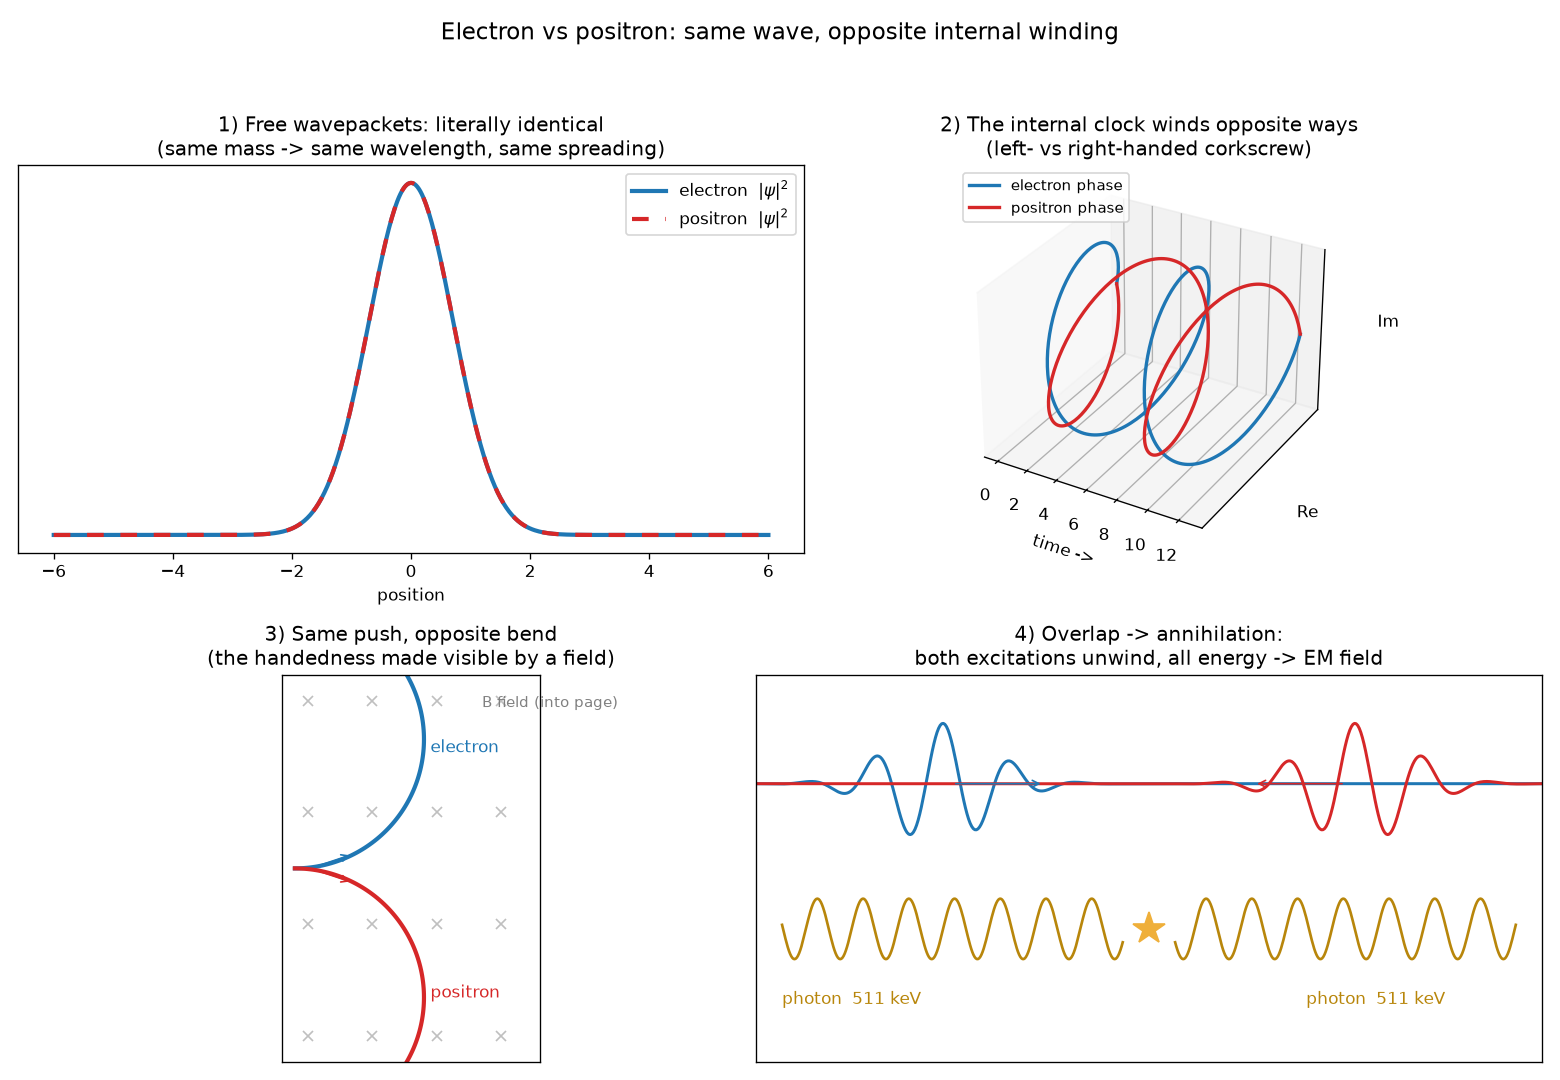

The Python source for this figure:
"""
Electron vs positron, as waves:
 1) free wavepacket |psi|^2  -> identical shapes (same mass -> same spreading)
 2) the internal phase 'corkscrew' -> opposite handedness (the real difference)
 3) in a magnetic field -> opposite curving (how the handedness becomes visible)
 4) annihilation -> overlapping opposite waves dump all energy into the EM field
"""
import numpy as np
import matplotlib
matplotlib.use("Agg")
import matplotlib.pyplot as plt

fig = plt.figure(figsize=(13, 9))

# --- 1) identical packets ---
ax1 = fig.add_subplot(2, 2, 1)
x = np.linspace(-6, 6, 500)
p = np.exp(-x**2/2)
ax1.plot(x, p**2, color="tab:blue", lw=2.5, label="electron  $|\\psi|^2$")
ax1.plot(x, p**2, color="tab:red", lw=2.5, ls=(0, (4, 4)), label="positron  $|\\psi|^2$")
ax1.set_title("1) Free wavepackets: literally identical\n(same mass -> same wavelength, same spreading)")
ax1.set_xlabel("position"); ax1.set_yticks([]); ax1.legend()

# --- 2) opposite phase corkscrews ---
ax2 = fig.add_subplot(2, 2, 2, projection="3d")
t = np.linspace(0, 4*np.pi, 300)
ax2.plot(t, np.cos(t),  np.sin(t), color="tab:blue", lw=2, label="electron phase")
ax2.plot(t, np.cos(t), -np.sin(t), color="tab:red", lw=2, label="positron phase")
ax2.set_title("2) The internal clock winds opposite ways\n(left- vs right-handed corkscrew)")
ax2.set_xlabel("time ->"); ax2.set_ylabel("Re"); ax2.set_zlabel("Im")
ax2.set_yticks([]); ax2.set_zticks([]); ax2.legend(loc="upper left", fontsize=9)

# --- 3) opposite bend in a magnetic field ---
ax3 = fig.add_subplot(2, 2, 3)
th = np.linspace(0, 0.75*np.pi, 100)
R = 1.0
ax3.plot(R*np.sin(th),  R-R*np.cos(th),  color="tab:blue", lw=2.5)
ax3.plot(R*np.sin(th), -R+R*np.cos(th),  color="tab:red", lw=2.5)
ax3.annotate("electron", (1.05, 0.9), color="tab:blue")
ax3.annotate("positron", (1.05, -1.0), color="tab:red")
ax3.annotate("", xy=(0.45, 0.11), xytext=(0.15, 0.01),
             arrowprops=dict(arrowstyle="->", color="tab:blue"))
ax3.annotate("", xy=(0.45, -0.11), xytext=(0.15, -0.01),
             arrowprops=dict(arrowstyle="->", color="tab:red"))
for xx in np.linspace(0.1, 1.6, 4):
    for yy in np.linspace(-1.3, 1.3, 4):
        ax3.plot(xx, yy, "x", color="gray", ms=6, alpha=0.5)
ax3.text(1.45, 1.25, "B field (into page)", color="gray", fontsize=9)
ax3.set_title("3) Same push, opposite bend\n(the handedness made visible by a field)")
ax3.set_xlim(-0.1, 1.9); ax3.set_ylim(-1.5, 1.5)
ax3.set_xticks([]); ax3.set_yticks([]); ax3.set_aspect("equal")

# --- 4) annihilation ---
ax4 = fig.add_subplot(2, 2, 4)
xx = np.linspace(-6, 6, 500)
ax4.plot(xx, np.exp(-(xx+3.2)**2/1.2)*np.cos(6*xx)*0.5+1.2, color="tab:blue", lw=1.8)
ax4.plot(xx, np.exp(-(xx-3.2)**2/1.2)*np.cos(6*xx)*0.5+1.2, color="tab:red", lw=1.8)
ax4.annotate("", xy=(-1.6, 1.2), xytext=(-3.0, 1.2), arrowprops=dict(arrowstyle="->", color="tab:blue"))
ax4.annotate("", xy=(1.6, 1.2), xytext=(3.0, 1.2), arrowprops=dict(arrowstyle="->", color="tab:red"))
ax4.plot(0, 0, "*", color="#efaf3a", ms=20)
gx = np.linspace(0.4, 5.6, 300)
ax4.plot(gx, 0.25*np.sin(9*gx)*np.exp(-0*gx), color="#b8860b", lw=1.6)
ax4.plot(-gx, 0.25*np.sin(9*gx), color="#b8860b", lw=1.6)
ax4.annotate("photon  511 keV", (2.4, -0.62), color="#b8860b")
ax4.annotate("photon  511 keV", (-5.6, -0.62), color="#b8860b")
ax4.set_title("4) Overlap -> annihilation:\nboth excitations unwind, all energy -> EM field")
ax4.set_xlim(-6, 6); ax4.set_ylim(-1.1, 2.1); ax4.set_xticks([]); ax4.set_yticks([])

fig.suptitle("Electron vs positron: same wave, opposite internal winding", fontsize=14)
fig.tight_layout(rect=[0, 0, 1, 0.95])
fig.savefig("matter_antimatter.png", dpi=120)
print("saved -> qsim/matter_antimatter.png")
